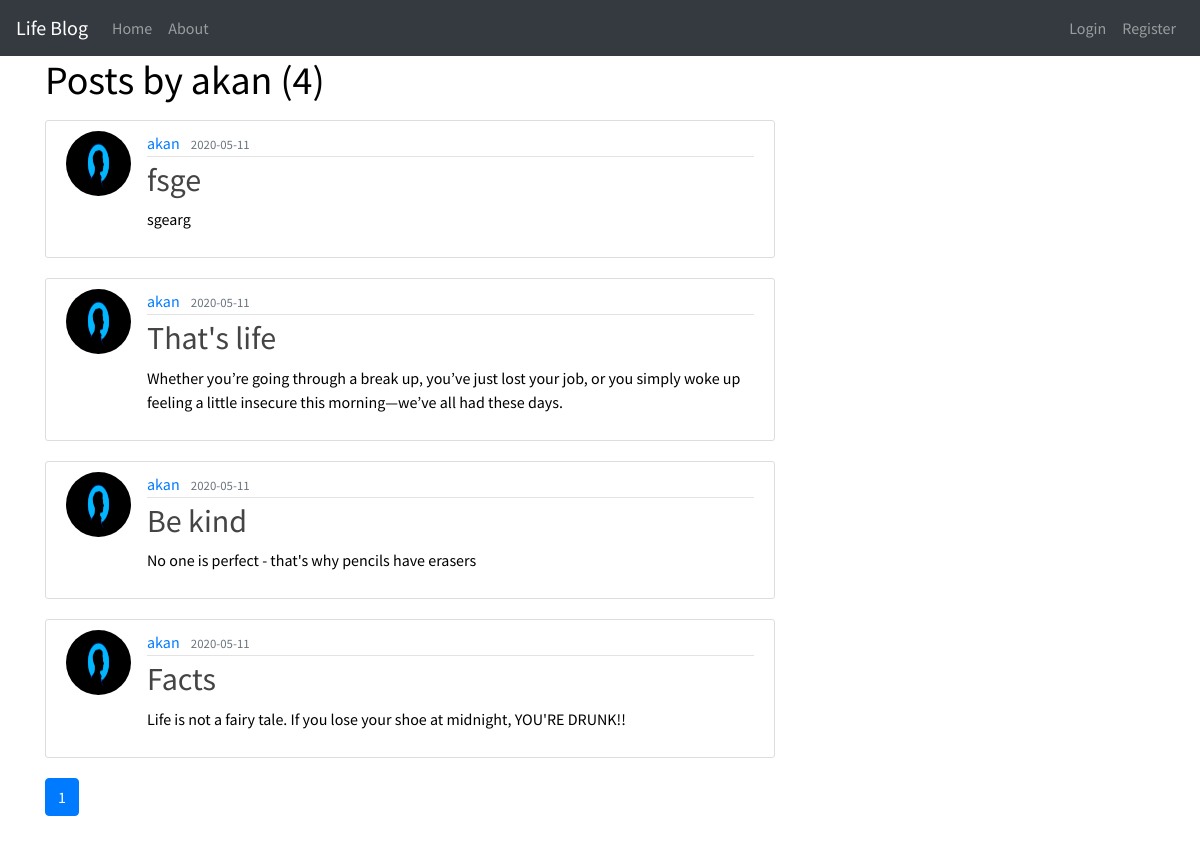
Page /user/akan on the earlier database version.
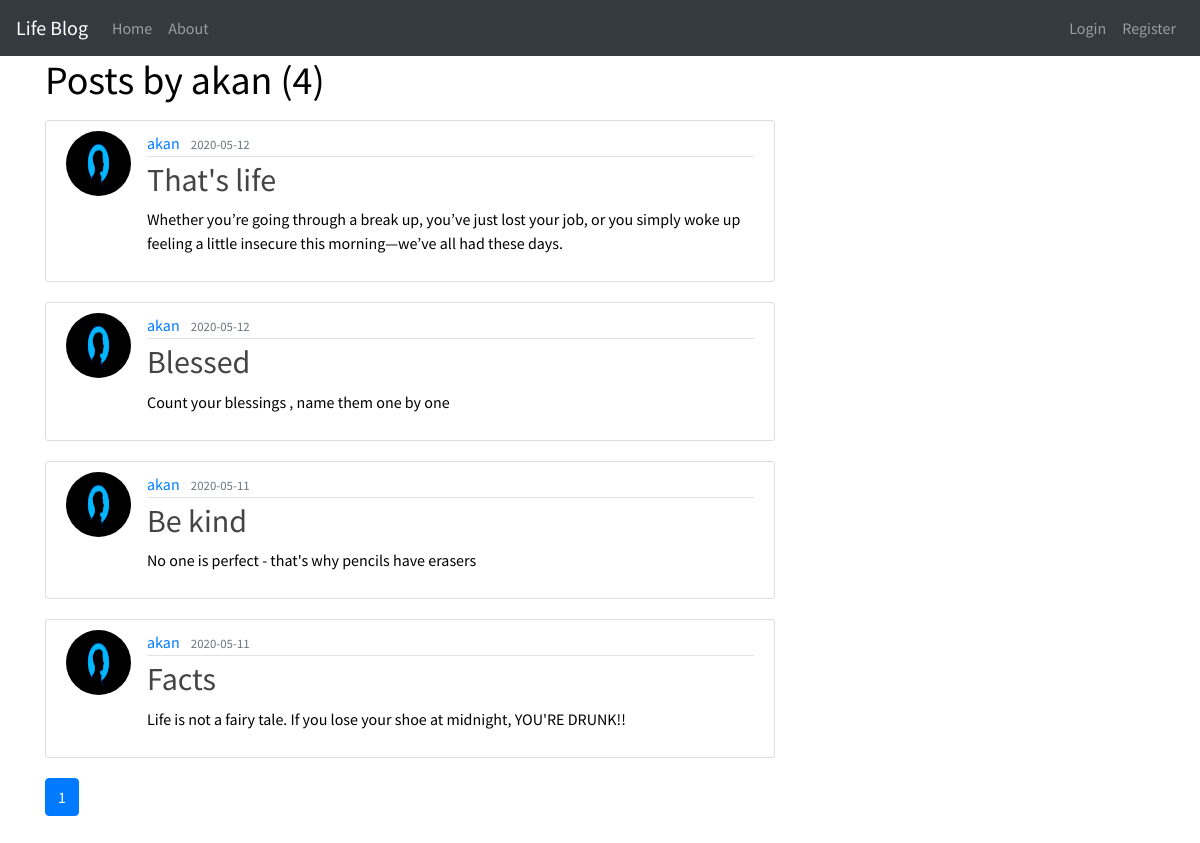
Same page on the later database version.
### app/models.py (models this page shows, shortened)
class Post(db.Model):
    id = db.Column(db.Integer, primary_key = True)
    title = db.Column(db.String(100), nullable = False)
    date_posted = db.Column(db.DateTime, nullable = False, default = datetime.utcnow)
    content = db.Column(db.Text, nullable =False)
    user_id = db.Column(db.Integer, db.ForeignKey('user.id'), nullable = False)
    comments = db.relationship('Comment', backref='post', lazy=True)

class User(db.Model, UserMixin):
    id = db.Column(db.Integer, primary_key = True)
    username = db.Column(db.String(20), unique= True, nullable = False )
    email = db.Column(db.String(120), unique= True, nullable = False )
    image_file = db.Column(db.String(20), nullable = False, default = 'default.jpeg' )
    password = db.Column(db.String(60), nullable = False )
    posts = db.relationship('Post', backref = 'author', lazy = True)

### app/users/views.py (the view)
@users.route("/user/<string:username>")
def user_posts(username):
    page = request.args.get('page', 1, type=int)
    user = User.query.filter_by(username=username).first_or_404()
    posts = Post.query.filter_by(author=user)\
        .order_by(Post.date_posted.desc())\
        .paginate(page = page, per_page=5)
    return render_template('users.html', posts = posts, user = user)

### app/templates/users.html
{% extends 'index.html' %}
{% block content %}
<h1 class="mb-3">Posts by {{ user.username }} ({{ posts.total }})</h1>
{% for post in posts.items %}
<article class="media content-section">
    <img class="rounded-circle article-img"
        src="{{ url_for('static', filename='css/images/' + post.author.image_file) }}">
    <div class="media-body">
        <div class="article-metadata">
            <a class="mr-2"
                href="{{ url_for('users.user_posts', username=post.author.username) }}">{{ post.author.username }}</a>
            <small class="text-muted">{{ post.date_posted.strftime('%Y-%m-%d') }}</small>
        </div>
        <h2><a class="article-title" href="{{ url_for('posts.post', post_id=post.id) }}">{{ post.title }}</a></h2>
        <p class="article-content">{{ post.content }}</p>
    </div>
</article>
{% endfor %}
{% for page_num in posts.iter_pages(left_edge=1, right_edge=1, left_current=1, right_current=2) %}
{% if page_num %}
{% if posts.page == page_num %}
<a class="btn btn-primary mb-4"
    href="{{ url_for('users.user_posts', username=user.username, page=page_num) }}">{{ page_num }}</a>
{% else %}
<a class="btn btn-outline-primary mb-4"
    href="{{ url_for('users.user_posts', username=user.username, page=page_num) }}">{{ page_num }}</a>
{% endif %}
{% else %}
...
{% endif %}
{% endfor %}
{% endblock %}

Differences in the rows shown:
changed Post: date_posted "2020-05-11" → "2020-05-12"; title "fsge" → "That's life"; content "sgearg" → "Whether you’re going through a break up, you’ve just lost your job, or you simply woke up feeling a little insecure this morning—we’ve all had these days."
changed Post: date_posted "2020-05-11" → "2020-05-12"; title "That's life" → "Blessed"; content "Whether you’re going through a break up, you’ve just lost your job, or you simply woke up feeling a little insecure this morning—we’ve all had these days." → "Count your blessings , name them one by one"
